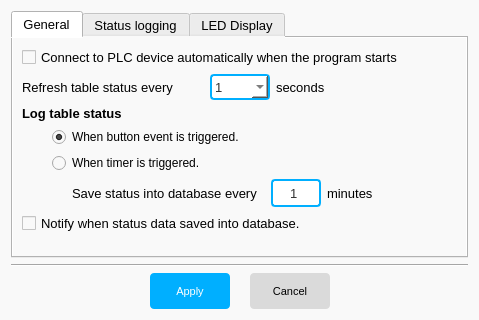
<?xml version="1.0" encoding="UTF-8"?>
<ui version="4.0">
 <class>GeneralSetDlg</class>
 <widget class="QDialog" name="GeneralSetDlg">
  <property name="geometry">
   <rect>
    <x>0</x>
    <y>0</y>
    <width>479</width>
    <height>320</height>
   </rect>
  </property>
  <property name="font">
   <font>
    <family>MS Shell Dlg 2</family>
    <pointsize>8</pointsize>
   </font>
  </property>
  <property name="windowTitle">
   <string>Settings</string>
  </property>
  <property name="styleSheet">
   <string notr="true">background-color: rgb(249, 249, 249);</string>
  </property>
  <layout class="QVBoxLayout" name="verticalLayout_2">
   <item>
    <widget class="QTabWidget" name="tabWidget">
     <property name="font">
      <font>
       <family>Arial</family>
       <pointsize>10</pointsize>
      </font>
     </property>
     <property name="currentIndex">
      <number>0</number>
     </property>
     <widget class="QWidget" name="tab">
      <attribute name="title">
       <string>General</string>
      </attribute>
      <layout class="QVBoxLayout" name="verticalLayout_7">
       <item>
        <widget class="QCheckBox" name="check_AutoConnect">
         <property name="enabled">
          <bool>true</bool>
         </property>
         <property name="font">
          <font>
           <family>MS Shell Dlg 2</family>
           <pointsize>10</pointsize>
          </font>
         </property>
         <property name="text">
          <string>Connect to PLC device automatically when the program starts</string>
         </property>
        </widget>
       </item>
       <item>
        <layout class="QHBoxLayout" name="horizontalLayout_2">
         <item>
          <widget class="QLabel" name="label_3">
           <property name="font">
            <font>
             <family>MS Shell Dlg 2</family>
             <pointsize>10</pointsize>
            </font>
           </property>
           <property name="text">
            <string>Refresh table status every  </string>
           </property>
          </widget>
         </item>
         <item>
          <widget class="QComboBox" name="combo_refreshTime">
           <property name="minimumSize">
            <size>
             <width>0</width>
             <height>26</height>
            </size>
           </property>
           <property name="maximumSize">
            <size>
             <width>60</width>
             <height>16777215</height>
            </size>
           </property>
           <property name="font">
            <font>
             <family>Arial</family>
             <pointsize>10</pointsize>
            </font>
           </property>
           <property name="styleSheet">
            <string notr="true">border: 2px solid #00afff;
border-radius: 4px;
background-color: #ffffff; color: #323232;</string>
           </property>
           <item>
            <property name="text">
             <string>1</string>
            </property>
           </item>
           <item>
            <property name="text">
             <string>2</string>
            </property>
           </item>
           <item>
            <property name="text">
             <string>3</string>
            </property>
           </item>
           <item>
            <property name="text">
             <string>4</string>
            </property>
           </item>
           <item>
            <property name="text">
             <string>5</string>
            </property>
           </item>
           <item>
            <property name="text">
             <string>6</string>
            </property>
           </item>
           <item>
            <property name="text">
             <string>7</string>
            </property>
           </item>
           <item>
            <property name="text">
             <string>8</string>
            </property>
           </item>
           <item>
            <property name="text">
             <string>9</string>
            </property>
           </item>
           <item>
            <property name="text">
             <string>10</string>
            </property>
           </item>
           <item>
            <property name="text">
             <string>15</string>
            </property>
           </item>
           <item>
            <property name="text">
             <string>30</string>
            </property>
           </item>
           <item>
            <property name="text">
             <string>60</string>
            </property>
           </item>
          </widget>
         </item>
         <item>
          <widget class="QLabel" name="label_4">
           <property name="font">
            <font>
             <family>MS Shell Dlg 2</family>
             <pointsize>10</pointsize>
            </font>
           </property>
           <property name="text">
            <string>seconds</string>
           </property>
          </widget>
         </item>
        </layout>
       </item>
       <item>
        <widget class="QLabel" name="label_10">
         <property name="font">
          <font>
           <pointsize>10</pointsize>
           <weight>75</weight>
           <bold>true</bold>
          </font>
         </property>
         <property name="text">
          <string>Log table status</string>
         </property>
        </widget>
       </item>
       <item>
        <layout class="QVBoxLayout" name="verticalLayout">
         <property name="leftMargin">
          <number>30</number>
         </property>
         <item>
          <widget class="QRadioButton" name="radio_button">
           <property name="text">
            <string>When button event is triggered.</string>
           </property>
           <property name="checked">
            <bool>true</bool>
           </property>
          </widget>
         </item>
         <item>
          <widget class="QRadioButton" name="radio_timer">
           <property name="text">
            <string>When timer is triggered.</string>
           </property>
           <property name="checked">
            <bool>false</bool>
           </property>
          </widget>
         </item>
         <item>
          <layout class="QHBoxLayout" name="horizontalLayout">
           <property name="leftMargin">
            <number>20</number>
           </property>
           <item>
            <widget class="QLabel" name="label">
             <property name="font">
              <font>
               <family>MS Shell Dlg 2</family>
               <pointsize>10</pointsize>
              </font>
             </property>
             <property name="text">
              <string>Save status into database every  </string>
             </property>
            </widget>
           </item>
           <item>
            <widget class="QLineEdit" name="edt_SaveTimeInterval">
             <property name="enabled">
              <bool>false</bool>
             </property>
             <property name="minimumSize">
              <size>
               <width>0</width>
               <height>28</height>
              </size>
             </property>
             <property name="maximumSize">
              <size>
               <width>50</width>
               <height>16777215</height>
              </size>
             </property>
             <property name="font">
              <font>
               <pointsize>10</pointsize>
              </font>
             </property>
             <property name="styleSheet">
              <string notr="true">border: 2px solid #00afff;
border-radius: 4px;
background-color: #ffffff; color: #323232;</string>
             </property>
             <property name="inputMask">
              <string>00</string>
             </property>
             <property name="text">
              <string>1</string>
             </property>
             <property name="alignment">
              <set>Qt::AlignCenter</set>
             </property>
            </widget>
           </item>
           <item>
            <widget class="QLabel" name="label_2">
             <property name="font">
              <font>
               <family>MS Shell Dlg 2</family>
               <pointsize>10</pointsize>
              </font>
             </property>
             <property name="text">
              <string>minutes</string>
             </property>
            </widget>
           </item>
          </layout>
         </item>
        </layout>
       </item>
       <item>
        <widget class="QCheckBox" name="check_NodifyStatusSaved">
         <property name="enabled">
          <bool>true</bool>
         </property>
         <property name="font">
          <font>
           <family>MS Shell Dlg 2</family>
           <pointsize>10</pointsize>
          </font>
         </property>
         <property name="text">
          <string>Notify when status data saved into database.</string>
         </property>
        </widget>
       </item>
       <item>
        <spacer name="verticalSpacer_2">
         <property name="orientation">
          <enum>Qt::Vertical</enum>
         </property>
         <property name="sizeHint" stdset="0">
          <size>
           <width>20</width>
           <height>40</height>
          </size>
         </property>
        </spacer>
       </item>
      </layout>
     </widget>
     <widget class="QWidget" name="tab_2">
      <attribute name="title">
       <string>Status logging</string>
      </attribute>
      <layout class="QVBoxLayout" name="verticalLayout_5">
       <property name="topMargin">
        <number>0</number>
       </property>
       <property name="rightMargin">
        <number>0</number>
       </property>
       <property name="bottomMargin">
        <number>0</number>
       </property>
       <item>
        <layout class="QVBoxLayout" name="verticalLayout_4">
         <property name="spacing">
          <number>12</number>
         </property>
         <item>
          <widget class="QCheckBox" name="check_AutoDailySave">
           <property name="enabled">
            <bool>true</bool>
           </property>
           <property name="font">
            <font>
             <pointsize>10</pointsize>
            </font>
           </property>
           <property name="text">
            <string>Automatically export status logs everyday</string>
           </property>
          </widget>
         </item>
         <item>
          <widget class="QGroupBox" name="groupBox">
           <property name="enabled">
            <bool>true</bool>
           </property>
           <property name="font">
            <font>
             <pointsize>10</pointsize>
            </font>
           </property>
           <property name="title">
            <string>Automatic export settings</string>
           </property>
           <layout class="QVBoxLayout" name="verticalLayout_3">
            <item>
             <layout class="QHBoxLayout" name="horizontalLayout_5">
              <item>
               <widget class="QLabel" name="label_7">
                <property name="text">
                 <string>Folder path to save=</string>
                </property>
               </widget>
              </item>
              <item>
               <widget class="QLineEdit" name="edt_FoderPath">
                <property name="enabled">
                 <bool>true</bool>
                </property>
                <property name="minimumSize">
                 <size>
                  <width>50</width>
                  <height>28</height>
                 </size>
                </property>
                <property name="font">
                 <font>
                  <pointsize>8</pointsize>
                 </font>
                </property>
                <property name="styleSheet">
                 <string notr="true">border: 2px solid #00afff;
border-radius: 4px;
background-color: #ffffff; color: #323232;</string>
                </property>
                <property name="text">
                 <string>D:/</string>
                </property>
                <property name="alignment">
                 <set>Qt::AlignLeading|Qt::AlignLeft|Qt::AlignVCenter</set>
                </property>
                <property name="readOnly">
                 <bool>true</bool>
                </property>
               </widget>
              </item>
              <item>
               <widget class="QPushButton" name="btn_SaveFolderBrowse">
                <property name="minimumSize">
                 <size>
                  <width>70</width>
                  <height>28</height>
                 </size>
                </property>
                <property name="styleSheet">
                 <string notr="true">QPushButton{
	border-radius: 4px;
	background-color: #dadada; color: 323232;
}

QPushButton::hover {
	background-color: #eaeaea;
}</string>
                </property>
                <property name="text">
                 <string>Browse</string>
                </property>
               </widget>
              </item>
             </layout>
            </item>
            <item>
             <layout class="QHBoxLayout" name="horizontalLayout_6">
              <item>
               <widget class="QLabel" name="label_8">
                <property name="text">
                 <string>Export logs at</string>
                </property>
               </widget>
              </item>
              <item>
               <widget class="QLineEdit" name="edt_ExportTime">
                <property name="minimumSize">
                 <size>
                  <width>50</width>
                  <height>28</height>
                 </size>
                </property>
                <property name="font">
                 <font>
                  <pointsize>10</pointsize>
                 </font>
                </property>
                <property name="styleSheet">
                 <string notr="true">border: 2px solid #00afff;
border-radius: 4px;
background-color: #ffffff; color: #323232;</string>
                </property>
                <property name="inputMask">
                 <string>99:99;_</string>
                </property>
                <property name="text">
                 <string>19:00</string>
                </property>
                <property name="alignment">
                 <set>Qt::AlignCenter</set>
                </property>
                <property name="placeholderText">
                 <string>19:00</string>
                </property>
               </widget>
              </item>
              <item>
               <widget class="QLabel" name="label_9">
                <property name="text">
                 <string> everyday (eg. 01:30)</string>
                </property>
               </widget>
              </item>
              <item>
               <spacer name="horizontalSpacer">
                <property name="orientation">
                 <enum>Qt::Horizontal</enum>
                </property>
                <property name="sizeHint" stdset="0">
                 <size>
                  <width>40</width>
                  <height>20</height>
                 </size>
                </property>
               </spacer>
              </item>
             </layout>
            </item>
           </layout>
          </widget>
         </item>
        </layout>
       </item>
       <item>
        <layout class="QHBoxLayout" name="horizontalLayout_7">
         <item>
          <widget class="QCheckBox" name="check_DeletePastLog">
           <property name="enabled">
            <bool>true</bool>
           </property>
           <property name="font">
            <font>
             <pointsize>10</pointsize>
            </font>
           </property>
           <property name="text">
            <string>Delete status logs from database past than  </string>
           </property>
          </widget>
         </item>
         <item>
          <widget class="QLineEdit" name="edt_DeleteDay">
           <property name="minimumSize">
            <size>
             <width>50</width>
             <height>28</height>
            </size>
           </property>
           <property name="maximumSize">
            <size>
             <width>60</width>
             <height>16777215</height>
            </size>
           </property>
           <property name="font">
            <font>
             <pointsize>10</pointsize>
            </font>
           </property>
           <property name="styleSheet">
            <string notr="true">border: 2px solid #00afff;
border-radius: 4px;
background-color: #ffffff; color: #323232;</string>
           </property>
           <property name="inputMask">
            <string>D</string>
           </property>
           <property name="text">
            <string>2</string>
           </property>
           <property name="alignment">
            <set>Qt::AlignCenter</set>
           </property>
           <property name="placeholderText">
            <string>30</string>
           </property>
          </widget>
         </item>
         <item>
          <widget class="QLabel" name="label_11">
           <property name="text">
            <string>months</string>
           </property>
          </widget>
         </item>
         <item>
          <spacer name="horizontalSpacer_2">
           <property name="orientation">
            <enum>Qt::Horizontal</enum>
           </property>
           <property name="sizeHint" stdset="0">
            <size>
             <width>40</width>
             <height>20</height>
            </size>
           </property>
          </spacer>
         </item>
        </layout>
       </item>
       <item>
        <layout class="QHBoxLayout" name="horizontalLayout_3">
         <item>
          <spacer name="horizontalSpacer_5">
           <property name="orientation">
            <enum>Qt::Horizontal</enum>
           </property>
           <property name="sizeHint" stdset="0">
            <size>
             <width>40</width>
             <height>20</height>
            </size>
           </property>
          </spacer>
         </item>
         <item>
          <widget class="QPushButton" name="reset_database">
           <property name="text">
            <string>Delete All data from database.</string>
           </property>
          </widget>
         </item>
        </layout>
       </item>
      </layout>
     </widget>
     <widget class="QWidget" name="tab_3">
      <attribute name="title">
       <string>LED Display</string>
      </attribute>
      <layout class="QVBoxLayout" name="verticalLayout_6">
       <item>
        <widget class="QCheckBox" name="check_AutoRunLED">
         <property name="font">
          <font>
           <family>Times New Roman</family>
           <pointsize>11</pointsize>
          </font>
         </property>
         <property name="text">
          <string>Automatically run LED Display Programs when the program starts.</string>
         </property>
        </widget>
       </item>
       <item>
        <layout class="QFormLayout" name="formLayout">
         <item row="0" column="0">
          <widget class="QLabel" name="label_5">
           <property name="font">
            <font>
             <pointsize>10</pointsize>
            </font>
           </property>
           <property name="text">
            <string>Font style</string>
           </property>
          </widget>
         </item>
         <item row="0" column="1">
          <widget class="QFontComboBox" name="fontComboBox">
           <property name="font">
            <font>
             <pointsize>12</pointsize>
            </font>
           </property>
           <property name="styleSheet">
            <string notr="true">background-color: #ffffff; color: #323232;</string>
           </property>
           <property name="currentFont">
            <font>
             <family>Arial</family>
             <pointsize>10</pointsize>
            </font>
           </property>
          </widget>
         </item>
         <item row="1" column="0">
          <widget class="QLabel" name="label_6">
           <property name="font">
            <font>
             <pointsize>10</pointsize>
            </font>
           </property>
           <property name="text">
            <string>Font size</string>
           </property>
          </widget>
         </item>
         <item row="1" column="1">
          <widget class="QSpinBox" name="spinBox_FontSize">
           <property name="font">
            <font>
             <pointsize>10</pointsize>
            </font>
           </property>
           <property name="styleSheet">
            <string notr="true">background-color: #ffffff; color: #323232;</string>
           </property>
           <property name="minimum">
            <number>12</number>
           </property>
           <property name="singleStep">
            <number>2</number>
           </property>
          </widget>
         </item>
        </layout>
       </item>
      </layout>
     </widget>
    </widget>
   </item>
   <item>
    <widget class="Line" name="line">
     <property name="orientation">
      <enum>Qt::Horizontal</enum>
     </property>
    </widget>
   </item>
   <item>
    <layout class="QHBoxLayout" name="horizontalLayout_4">
     <property name="spacing">
      <number>20</number>
     </property>
     <item>
      <spacer name="horizontalSpacer_3">
       <property name="orientation">
        <enum>Qt::Horizontal</enum>
       </property>
       <property name="sizeHint" stdset="0">
        <size>
         <width>40</width>
         <height>20</height>
        </size>
       </property>
      </spacer>
     </item>
     <item>
      <widget class="QPushButton" name="btn_OK">
       <property name="minimumSize">
        <size>
         <width>80</width>
         <height>36</height>
        </size>
       </property>
       <property name="styleSheet">
        <string notr="true">QPushButton{
	border-radius: 4px;
	background-color: #00afff; color: white;
}

QPushButton::hover {
	background-color: #23ccff;
}</string>
       </property>
       <property name="text">
        <string>Apply</string>
       </property>
       <property name="default">
        <bool>true</bool>
       </property>
      </widget>
     </item>
     <item>
      <widget class="QPushButton" name="btn_Cancel">
       <property name="minimumSize">
        <size>
         <width>80</width>
         <height>36</height>
        </size>
       </property>
       <property name="styleSheet">
        <string notr="true">QPushButton{
	border-radius: 4px;
	background-color: #dadada; color: 323232;
}

QPushButton::hover {
	background-color: #eaeaea;
}

QPushButton::pressed {
	background-color: #cacaca;
}</string>
       </property>
       <property name="text">
        <string>Cancel</string>
       </property>
      </widget>
     </item>
     <item>
      <spacer name="horizontalSpacer_4">
       <property name="orientation">
        <enum>Qt::Horizontal</enum>
       </property>
       <property name="sizeHint" stdset="0">
        <size>
         <width>40</width>
         <height>20</height>
        </size>
       </property>
      </spacer>
     </item>
    </layout>
   </item>
  </layout>
 </widget>
 <resources/>
 <connections>
  <connection>
   <sender>btn_Cancel</sender>
   <signal>clicked()</signal>
   <receiver>GeneralSetDlg</receiver>
   <slot>reject()</slot>
   <hints>
    <hint type="sourcelabel">
     <x>274</x>
     <y>286</y>
    </hint>
    <hint type="destinationlabel">
     <x>224</x>
     <y>157</y>
    </hint>
   </hints>
  </connection>
 </connections>
</ui>
